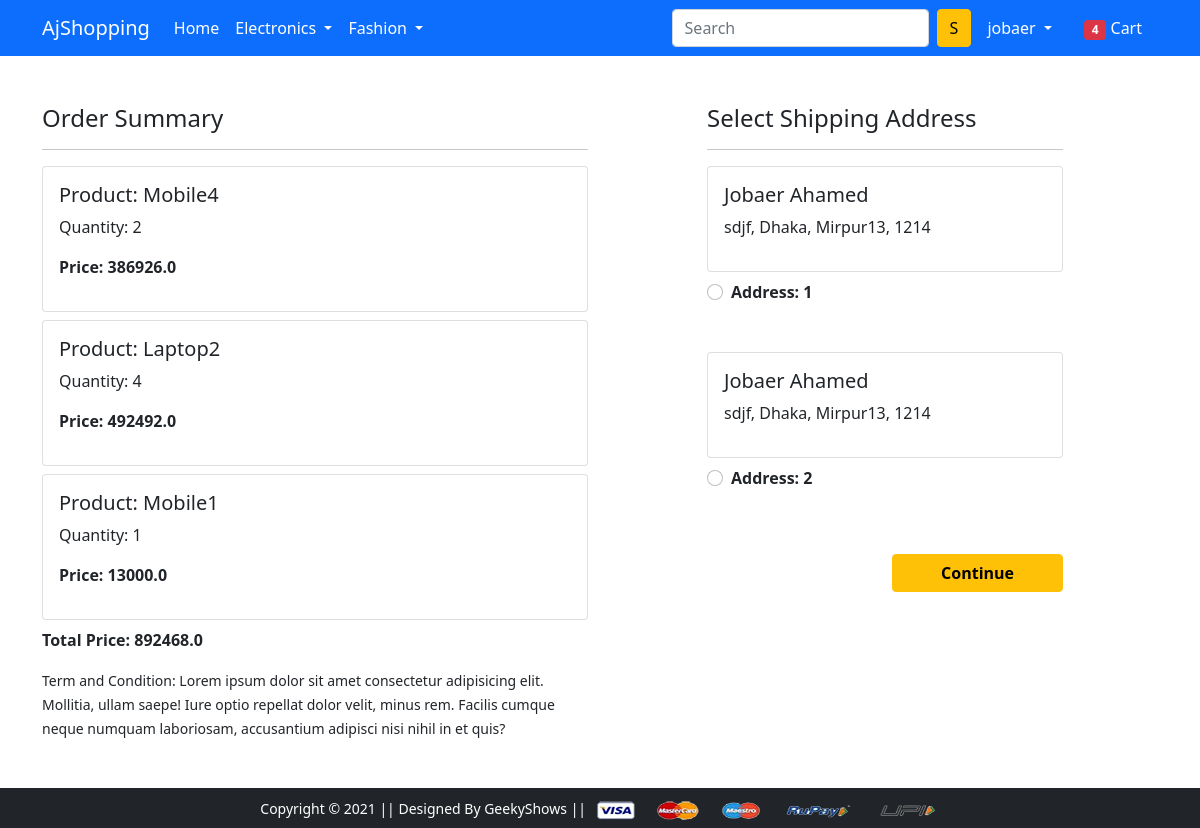
/checkout/ (signed in), run on an earlier commit of the app's database.
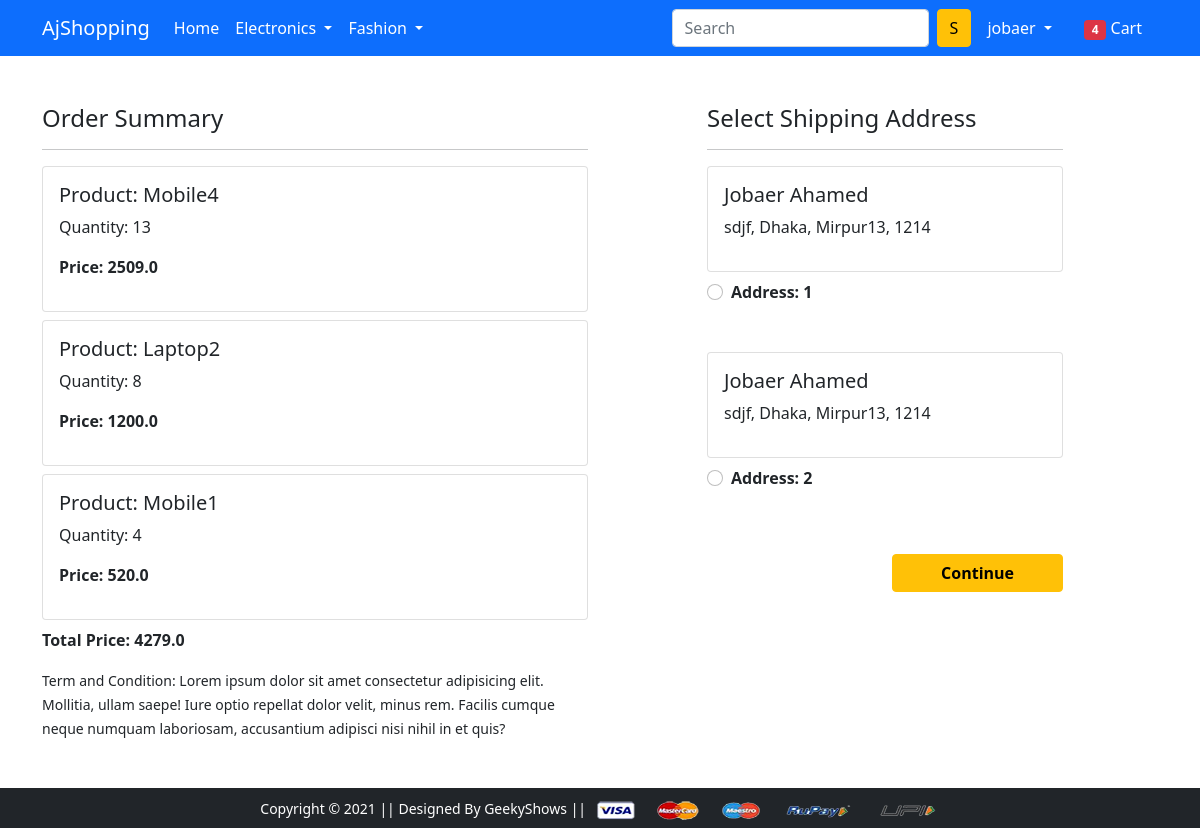
And on a later commit of the database.
### app/models.py (models this page shows, shortened)
class Cart(models.Model):
    user = models.ForeignKey(User, on_delete=models.CASCADE)
    product = models.ForeignKey(Product, on_delete=models.CASCADE)
    quantity = models.PositiveIntegerField(default=1)
    def __str__(self):
        return str(self.id)
    @property
    def total_price(self):
        return self.quantity * self.product.selling_price

class Product(models.Model):
    title = models.CharField(max_length=100)
    selling_price = models.FloatField()
    discounted_price = models.FloatField()
    description = models.TextField()
    brand = models.CharField(max_length = 100)
    category = models.CharField(max_length=2,choices = BRAND_CHOICES)
    image = models.ImageField(upload_to='productimg')

### app/views.py (the view)
# urls.py: path('checkout/', views.checkout, name='checkout'),
def checkout(request):
 user  = request.user
 address = Customer.objects.filter(user = user)
 cart_item = Cart.objects.filter(user = user )
 print(cart_item)
 amount = 0.0
 shipping_amount =50.0
 total_amount = 0.0
 cart_product = [p for p in Cart.objects.filter(user = request.user)]
 price=[]
 if cart_product:
   for p in cart_product:
      tempamount = (p.quantity * p.product.selling_price)
      price.append(tempamount)
      amount+=tempamount
 total_amount= amount+shipping_amount
 return render(request, 'app/checkout.html', {'address':address, 'totalamount':total_amount,'cart_item':cart_item,'price':price})

### app/templates/app/checkout.html (shortened to what this page needs)
{% extends 'app/base.html' %}
{% load static %}
{% block main-content %}
<div class="container">
 <div class="row mt-5">
  <div class="col-sm-6">
    <h4>Order Summary</h4>
    <hr>
     {%for item in cart_item %}
      <div class="card mb-2">
        <div class="card-body">
          <h5>Product: {{item.product.title}}</h5>
          <p>Quantity: {{item.quantity}}</p>
          <p class="fw-bold">Price: {{ item.total_price}}</p>
        </div>
      </div>
      {%endfor%}
      <p class="fw-bold">Total Price: {{ totalamount }}</p>
    <small>Term and Condition: Lorem ipsum dolor sit amet consectetur adipisicing elit. Mollitia, ullam saepe! Iure optio repellat dolor velit, minus rem. Facilis cumque neque numquam laboriosam, accusantium adipisci nisi nihil in et quis?</small>
  </div>
  <div class="col-sm-4 offset-sm-1">
    <h4>Select Shipping Address</h4>
    <hr>
    <form action="">
      {%for add in address %}
      <div class="card">
        <div class="card-body">
        <h5>{{add.name}}</h5>
        <p>{{add.locality}}, {{add.city}}, {{add.state }}, {{add.zipcode}}</p>
        </div>
      </div>
        <div class="form-check mt-2 mb-5">
          <input class="form-check-input" type="radio" value="">
          <label class="form-check-label fw-bold" for="">
            Address: {{forloop.counter}} </label>
        </div>
        {%endfor%}
        <div class="text-end">
          <button type="submit" class="btn btn-warning mt-3 px-5 fw-bold">Continue</button>
        </div>
      </form>
    </div>
  </div>
</div>
{% endblock main-content %}

What changed in the data, as far as the page shows it:
changed Cart "Mobile4": quantity "2" → "13"; total_price "386926.0" → "2509.0"
changed Cart "Laptop2": quantity "4" → "8"; total_price "492492.0" → "1200.0"
changed Cart "Mobile1": quantity "1" → "4"; total_price "13000.0" → "520.0"
Also different on the page:
{{ totalamount }}: "892468.0" → "4279.0"
